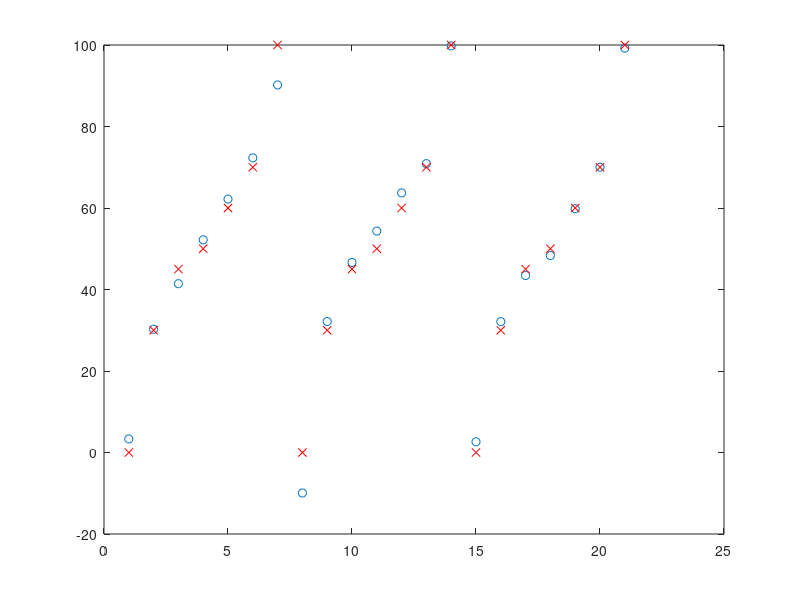

Reproduce this figure in MATLAB.
%PA calibration global background
%2	100	1258.357143	944.5017007;...
%{
1	0	6396.109945	6106.712876;...
1	30	7420.268677	6942.114317;...
1	45	7917.433153	7368.517248;...
1	50	8154.302156	7542.117387;...
1	60	8543.876729	7825.514899;...
1	70	8792.874263	7994.446234;...
1	100	9870.147432	8804.803848;...
2	0	13172.09935	11355.41228;...
2	30	15113.67946	12768.30337;...
2	45	16070.79699	13449.81876;...
2	50	16455.26094	13699.24908;...
2	60	17212.0432	14211.51338;...
2	70	17811.60961	14616.42632;...
2	100	19950.9589	16117.65882;...
7	0	40951.30204	31406.36861;...
7	30	45726.82033	33684.75111;...
7	45	47826.76693	34581.1155;...
7	50	48561.15396	34887.32544;...
7	60	50402.35436	35810.34234;...
7	70	51983.95985	36781.64747;...
7	100	56730.26101	39260.28869
6	0	35936.94559	28053.04344;...
6	30	40374.99417	30401.58625;...
6	45	42387.44411	31390.65019;...
6	50	43162.44365	31754.78053;...
6	60	44966.82224	32716.46521;...
6	70	46441.15449	33565.46614;...
6	100	51147.62304	36014.94543;...

%}

Data=[...
3	0	18936.64466	15722.11646;...
3	30	21618.81084	17486.85306;...
3	45	22921.59029	18325.35362;...
3	50	23451.65485	18629.03043;...
3	60	24526.85472	19297.9613;...
3	70	25408.15633	19827.8769;...
3	100	28393.13257	21659.99727;...
4	0	24975.10829	20107.68321;...
4	30	28386.46798	22060.24784;...
4	45	29994.35118	22993.21486;...
4	50	30625.83003	23335.77437;...
4	60	31997.34009	24133.31404;...
4	70	33110.14642	24773.64056;...
4	100	36799.19401	26784.91878;...
5	0	30223.09968	24178.63888;...
5	30	34127.60954	26489.88175;...
5	45	35932.4041	27447.45237;...
5	50	36648.2849	27847.24764;...
5	60	38243.86679	28768.59404;...
5	70	39539.58568	29542.52202;...
5	100	43890.3646	31912.25938;...
];

Data(:,3)=Data(:,3)/1000;
Data(:,4)=Data(:,4)/1000;
Data(:,3)=Data(:,3)./Data(:,4);
B=[Data(:,1) Data(:,2)];
A=[ones(size(Data,1),1) Data(:,3) Data(:,4) Data(:,3).^2 Data(:,4).^2 Data(:,3).*Data(:,4)];
X=A\B

Result=A*X
figure;plot(Result(:,2),'o');hold on;
plot(Data(:,2),'rx');

dev_thickness = (sum((Data(:,1)-Result(:,1)).^2)./size(Data,1)).^0.5
dev_density = (sum((Data(:,2)-Result(:,2)).^2)./size(Data,1)).^0.5
%dev = (sum((Data(:,2)-Result(:,2)).^2)./size(Data,1)).^0.5



